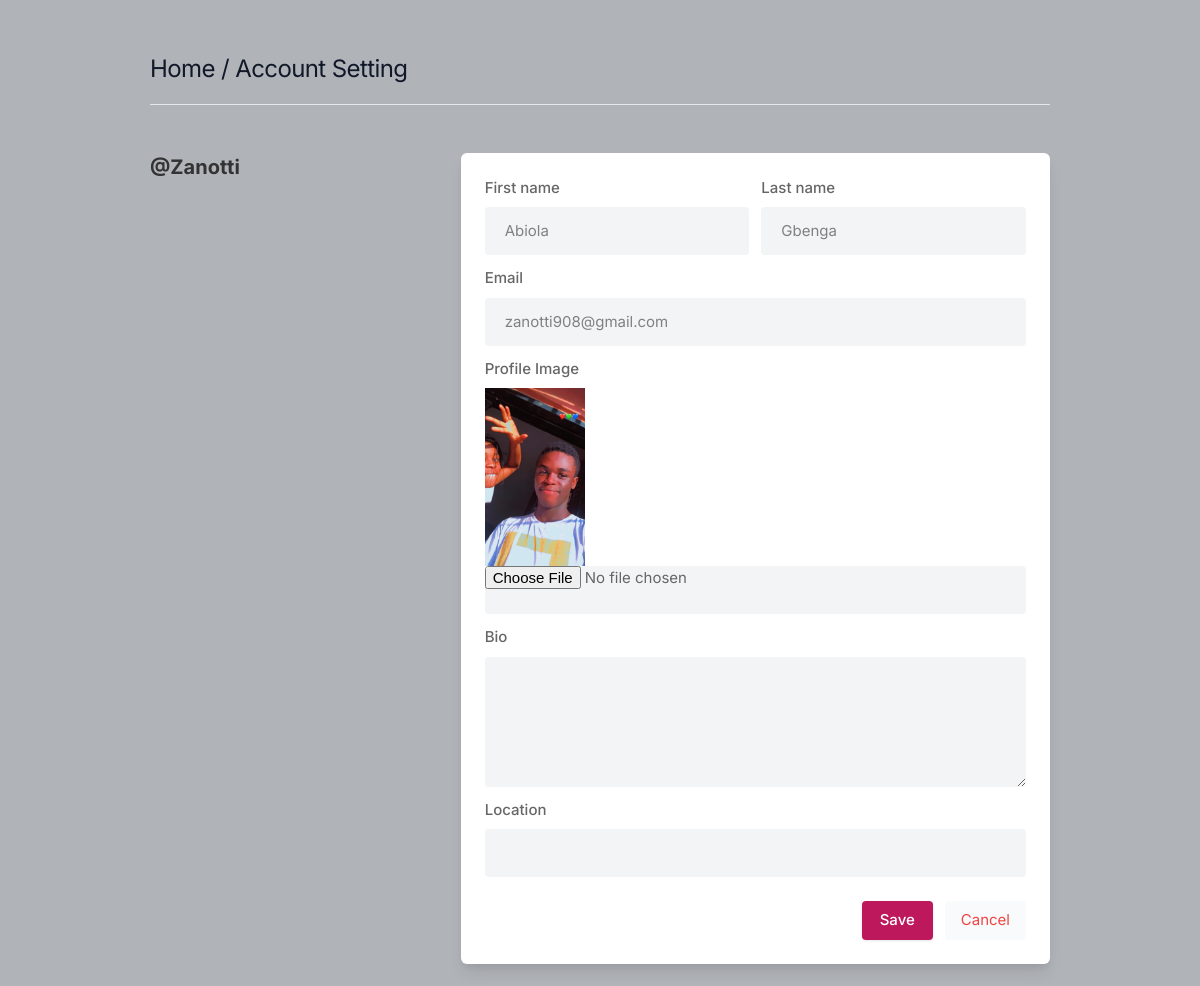
Page /settings (signed in) on the earlier database version.
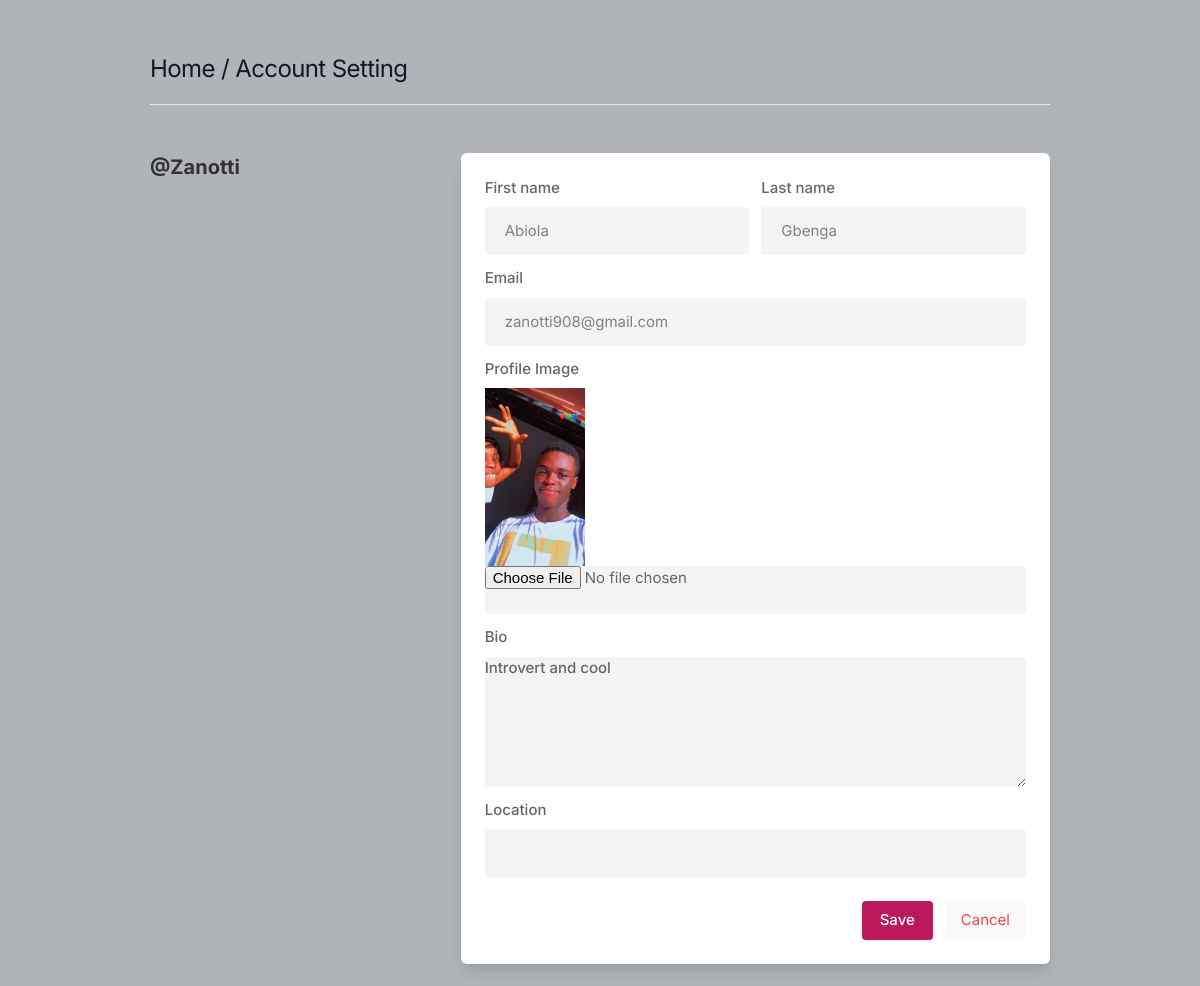
Same page on the later database version.
### app/models.py (models this page shows, shortened)
class Profile(models.Model):
    user = models.ForeignKey(User, on_delete=models.CASCADE)
    id_user = models.IntegerField()
    bio = models.TextField(blank=True)
    profileimg = models.ImageField(upload_to="profile_images", default="facebook-office.jpg")
    location = models.CharField(max_length=100, blank=True)

### app/views.py (the view)
# urls.py: path('settings', views.settings, name="settings"),
@login_required(login_url="signin")
def settings(request):
    user_profile = Profile.objects.get(user=request.user)
    user = User.objects.get(username=request.user.username)
    if request.method == "POST":
        email = request.POST["email"]
        bio = request.POST["bio"]
        location = request.POST["location"]
        image = request.FILES.get("image")
        firstname = request.POST["firstname"]
        lastname = request.POST["lastname"]
        if not image:
            image = user_profile.profileimg
        if not firstname:
            messages.info(request, "First name cannot be blank")
            return redirect("settings")
        if not lastname:
            messages.info(request, "Last name cannot be blank")
            return redirect("settings")
        if not email:
            messages.info(request, "Email cannot be blank")
            return redirect("settings")
        if email != user.email:
            if isValid(email):
                if User.objects.filter(email=email).exists():
                    messages.info(request, "Email Taken")
                    return redirect("settings")
            else:
                messages.info(request, "Invalid Email")
                return redirect("settings")
        user_profile.profileimg = image
        user_profile.bio = bio
        user_profile.location = location
        user_profile.save()
        user.email = email
        user.first_name = firstname
        user.last_name = lastname
        user.save()
        return redirect("settings")
    else:
        return render(request, "setting.html", {"context": user_profile})

### templates/setting.html (shortened to what this page needs)
{% load static %}
<!DOCTYPE html>
<html lang="en">
<head>
    <link rel="stylesheet" href="{% static 'assets/css/icons.css' %}">
    <link rel="stylesheet" href="{% static 'assets/css/uikit.css' %}">
    <link rel="stylesheet" href="{% static 'assets/css/style.css' %}">
    <link rel="stylesheet" href="{% static 'assets/css/tailwind.css' %}">
</head>
<body>
            <div class="container m-auto">
                <h1 class="text-2xl leading-none text-gray-900 tracking-tight mt-3"><a href="/">Home</a> / Account Setting </h1>
                <br>
                <hr>
                <div class="grid lg:grid-cols-3 mt-12 gap-8">
                    <div>
                        <h3 class="text-xl mb-2"> <a href="profile/{{user.username}}"><b>@{{user.username}}</b></a></h3>
                    </div>
                    <div class="bg-white rounded-md lg:shadow-lg shadow col-span-2">
                    <form action="" method="POST" enctype="multipart/form-data">
                       <div class="grid grid-cols-2 gap-3 lg:p-6 p-4">
                           <div>
                               <label for=""> First name</label>
                               <input type="text" value="{{user.first_name}}" name="firstname" class="shadow-none bg-gray-100">
                           </div>
                           <div>
                               <label for=""> Last name</label>
                               <input type="text" value="{{user.last_name}}" name="lastname" class="shadow-none bg-gray-100">
                            </div>
                            <div class="col-span-2">
                                <label for=""> Email</label>
                                <input type="text" value="{{user.email}}" name="email" class="shadow-none bg-gray-100">
                            </div>
                            <div class="col-span-2">
                                <label for=""> Profile Image</label>
                                <img width="100" height="100" src="{{context.profileimg.url}}" alt="">
                                <input type="file" value="" name="image" class="shadow-none bg-gray-100">
                            </div>
                            <div class="col-span-2">
                                <label for="about">Bio</label>
                                <textarea id="about" name="bio" rows="3"  class="shadow-none bg-gray-100">{{context.bio}}</textarea>
                            </div>
                            <div class="col-span-2">
                                <label for=""> Location</label>
                                   <input type="text" value="{{context.location}}" name="location" class="shadow-none bg-gray-100">
                            </div>
                       </div>
                    <div class="bg-gray-10 p-6 pt-0 flex justify-end space-x-3">
                        <button type="submit" class="button bg-blue-700"> Save </button>
                    </form>
                        <button class="p-2 px-4 rounded bg-gray-50 text-red-500"> <a href="/">Cancel</a> </button>
                    </div>
                    </div>
                        </div>
                    <br>
</body>
</html>

### static/assets/css/style.css (style rules this page uses)
body { background-color: #B0B3B8!important; }
button { vertical-align: middle; }
span.button, button.button { background-color: #be185d; top: 0; color: #fff; position: relative; padding: 8px 18px; line-height: 22px; position: relative; font-weight: 500; font-size: 15px; display: inline-block; -webkit-transition: all 0.2s ease-in-out; transition: all 0.2s ease-in-out; cursor: pointer; overflow: hidden; border: none; border-radius: 4px; -webkit-box-shadow: 0 1px 3px rgba(0, 0, 0, 0.1); box-shadow: 0 1px 3px rgba(0, 0, 0, 0.1); }
input { height: 48px; line-height: 48px; padding: 0 20px; outline: none; font-size: 15px; color: #808080; max-width: 100%; width: 100%; -webkit-box-sizing: border-box; box-sizing: border-box; display: block; font-weight: 400; opacity: 1; border-radius: 4px; border: none; -webkit-box-shadow: 0 1px 4px 0px rgba(0, 0, 0, 0.12); box-shadow: 0 1px 4px 0px rgba(0, 0, 0, 0.12); }
input[type="text"], input[type="password"], input[type="email"], input[type="number"] { height: 48px; line-height: 48px; padding: 0 20px; outline: none; font-size: 15px; color: #808080; max-width: 100%; width: 100%; -webkit-box-sizing: border-box; box-sizing: border-box; display: block; font-weight: 400; opacity: 1; border-radius: 4px; border: none; -webkit-box-shadow: 0 1px 4px 0px rgba(0, 0, 0, 0.12); box-shadow: 0 1px 4px 0px rgba(0, 0, 0, 0.12); }
textarea { height: 48px; line-height: 48px; padding: 0 20px; outline: none; font-size: 15px; color: #808080; margin: 0 0 16px 0; max-width: 100%; width: 100%; -webkit-box-sizing: border-box; box-sizing: border-box; display: block; background-color: #fff; font-weight: 500; opacity: 1; border-radius: 4px; border: none; -webkit-box-shadow: 0 1px 4px 0px rgba(0, 0, 0, 0.12); box-shadow: 0 1px 4px 0px rgba(0, 0, 0, 0.12); }
input { -webkit-transition: all 0.1s ease-in-out; transition: all 0.1s ease-in-out; }
::placeholder { color: #808080; opacity: 1; }
textarea { height: auto; line-height: 27px; padding: 20px; min-height: 130px; -webkit-transition: none !important; transition: none !important; min-width: 100%; }
label, legend { display: block; font-weight: bold; font-size: 15px; font-weight: 500; margin-bottom: 8px; }
button { border: none; margin: 0; padding: 0; width: auto; overflow: visible; background: transparent; color: inherit; font: inherit; line-height: normal; cursor: pointer; }
a { color: #be185d; -webkit-transition: 0.3s; transition: 0.3s; outline: none !important; }
button { outline: none !important; }
img { max-width: 100%; }
body { color: #666; font-size: 15px; line-height: 27px; background-color: #f0f2f5; font-family: "Inter", sans-serif; text-transform: none; }
h1, h2, h3, h4, h5, h6 { font-family: "Inter", sans-serif; text-transform: none; }
input[type="text"], input[type="password"], input[type="email"] { font-family: "Inter", sans-serif; text-transform: none; }
textarea, select { font-family: "Inter", sans-serif; text-transform: none; }
button, body .pac-container { font-family: "Inter", sans-serif; text-transform: none; }
h1, h2, h3, h4, h5, h6 { color: #333; font-weight: 500; margin: 0; padding: 0; }
h1 { font-size: 32px; }
h3 { font-size: 22px; }
b, strong { font-weight: 700 !important; }
@media (min-width: 1024px) { .container { max-width: 900px !important; padding-top: 45px; } }
.shadow-none { -webkit-box-shadow: none !important; box-shadow: none !important; }

Differences in the rows shown:
changed Profile: bio (not shown) → "Introvert and cool"
